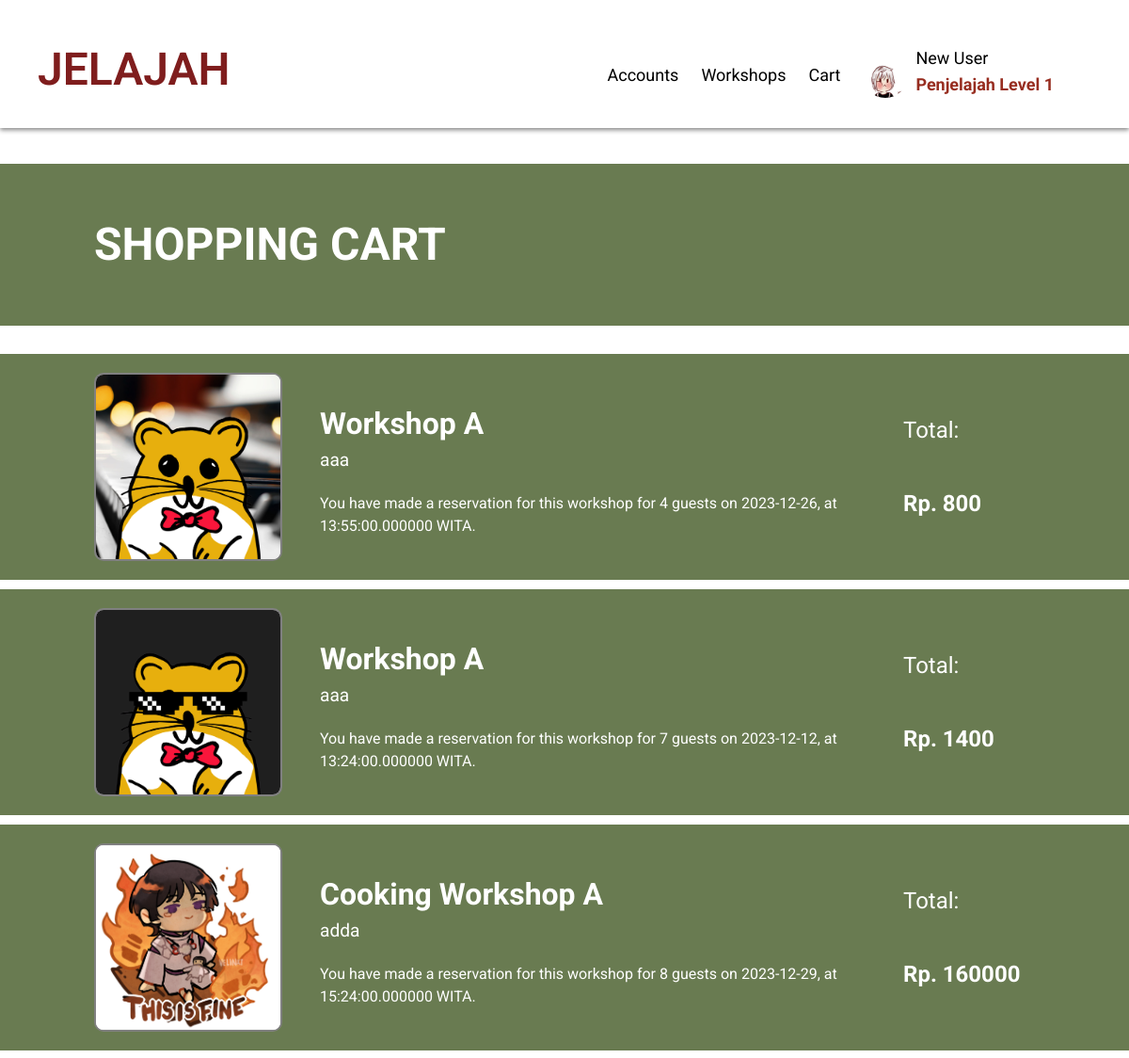
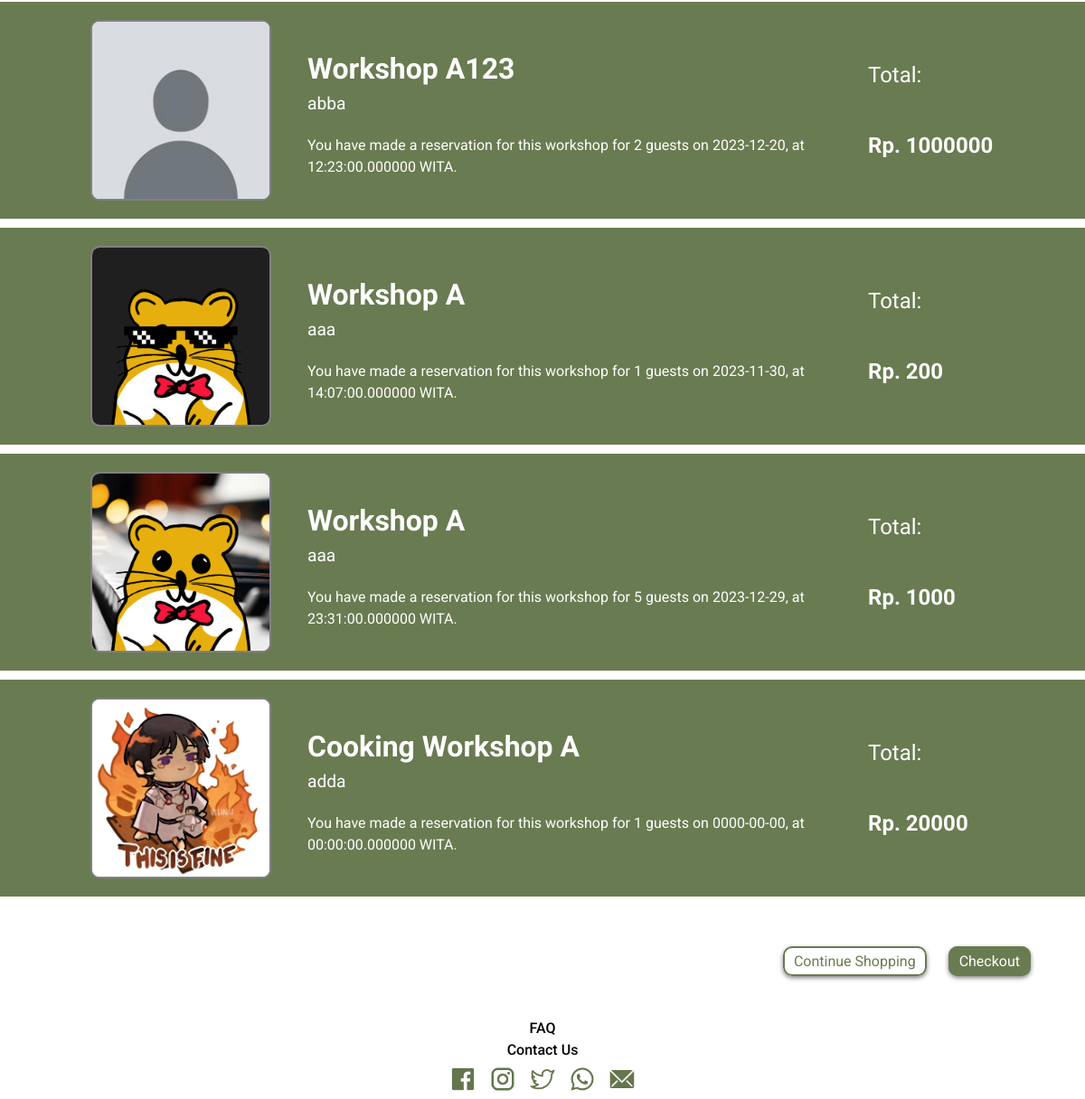
The page /views/cart.php (signed in) on the database its author committed (2 pictures, top to bottom).
### tables this page shows
CREATE TABLE `tb_user` (
  `user_id` int(100) NOT NULL,
  `user_name` varchar(100) NOT NULL,
  `user_pass` varchar(100) NOT NULL,
  `user_gender` varchar(10) NOT NULL,
  `user_dob` date NOT NULL,
  `user_email` varchar(100) NOT NULL,
  `user_phone` varchar(20) NOT NULL,
  `user_addr` varchar(100) NOT NULL,
  `user_image` varchar(100) NOT NULL,
  `user_isActive` varchar(10) NOT NULL
);

CREATE TABLE `tb_user_cart` (
  `user_cart_id` int(11) NOT NULL,
  `user_id` varchar(100) NOT NULL,
  `workshop_id` varchar(100) NOT NULL,
  `cart_guests` int(5) NOT NULL,
  `cart_time` time(6) NOT NULL,
  `cart_date` date NOT NULL
);

CREATE TABLE `tb_workshop_images` (
  `workshop_id` int(100) NOT NULL,
  `workshop_image` varchar(100) NOT NULL,
  `workshop_image_id` int(100) NOT NULL
);

CREATE TABLE `tb_workshop` (
  `workshop_id` int(100) NOT NULL,
  `workshop_name` varchar(100) NOT NULL,
  `workshop_addr` varchar(100) NOT NULL,
  `workshop_duration` int(10) NOT NULL,
  `workshop_date` date NOT NULL,
  `workshop_time` time(6) NOT NULL,
  `workshop_desc_l` varchar(500) NOT NULL,
  `workshop_desc_g` varchar(500) NOT NULL,
  `workshop_price` int(20) NOT NULL,
  `workshop_isActive` varchar(10) NOT NULL,
  `workshop_type` varchar(10) NOT NULL
);

### views/partials/get-user-data.php (called while the page is built, shortened)
<?php
if(isset($_SESSION['active-user']) && $_SESSION['active-user'] != ""){
    $get_active_user_email = $_SESSION['active-user'];
    $get_user_info_sql = "SELECT tb_user.* FROM tb_user WHERE user_email = ?;";
    $get_user_info_stmt = mysqli_stmt_init($conn);
    if(!mysqli_stmt_prepare($get_user_info_stmt, $get_user_info_sql)){
        $_SESSION['user-login'] = "<p style='color: red;'>Something Went Wrong.</p>";
        $_SESSION['active-user'] = "";
        unset($_SESSION['active-user']);
        include('logout.php');
        echo "<script type='text/javascript'>window.location.href='login.php';</script>";
        die();
    }else{
        mysqli_stmt_bind_param($get_user_info_stmt, "s", $get_active_user_email);
        mysqli_stmt_execute($get_user_info_stmt);
        $get_user_info_res = mysqli_stmt_get_result($get_user_info_stmt);
        $get_user_info_row = mysqli_fetch_assoc($get_user_info_res);
        $get_user_info_user_id = $get_user_info_row['user_id'];
    }
}else{
    unset($_SESSION['active-user']);
    include('logout.php');
    echo "<script type='text/javascript'>window.location.href='login.php';</script>";
    die();
}
?>

### views/cart.php (the view, shortened to what this page needs)
<?php
  include('./partials/header-visitor.php');
?>
<!DOCTYPE html>
<html lang="en">
  <head>
    <link rel="stylesheet" href="css/cart-style.css" />
  </head>
  <body>
    <main>
      <section class="title-sect">
        <?php
          include('partials/get-user-data.php');
        ?>
        <h1>SHOPPING CART</h1>
      </section>
      <section class="cart-list-sect">
      <ul>
        <?php
          $get_cart_workshop_sql = "SELECT * FROM tb_user_cart WHERE user_id = '$get_user_info_user_id';";
          $get_cart_workshop_res = mysqli_query($conn, $get_cart_workshop_sql);
          while($get_cart_workshop_row = mysqli_fetch_assoc($get_cart_workshop_res)){
            $cart_workshop_info_workshop_id = $get_cart_workshop_row['workshop_id'];
            $cart_workshop_info_cart_guests = $get_cart_workshop_row['cart_guests'];
            $cart_workshop_info_cart_time = $get_cart_workshop_row['cart_time'];
            $cart_workshop_info_cart_date = $get_cart_workshop_row['cart_date'];
            $get_cart_workshop_workhop_info_sql = "SELECT * FROM tb_workshop
            WHERE workshop_id = '$cart_workshop_info_workshop_id'
            AND workshop_isActive = 'True'
            ;";
            $get_cart_workshop_workhop_info_res = mysqli_query($conn, $get_cart_workshop_workhop_info_sql);
            $get_cart_workshop_workhop_info_row = mysqli_fetch_assoc($get_cart_workshop_workhop_info_res);
            $cart_workshop_info_workshop_name = $get_cart_workshop_workhop_info_row['workshop_name'];
            $cart_workshop_info_workshop_addr = $get_cart_workshop_workhop_info_row['workshop_addr'];
            $cart_workshop_info_workshop_price = $get_cart_workshop_workhop_info_row['workshop_price'];
            $get_cart_workshop_workhop_info_workshop_image_sql = "SELECT * FROM tb_workshop_images
            WHERE workshop_id = '$cart_workshop_info_workshop_id'
            LIMIT 1;";
            $get_cart_workshop_workhop_info_workshop_image_res = mysqli_query($conn, $get_cart_workshop_workhop_info_workshop_image_sql);
            $get_cart_workshop_workhop_info_workshop_image_row = mysqli_fetch_assoc($get_cart_workshop_workhop_info_workshop_image_res);
            $cart_workshop_info_workshop_image = $get_cart_workshop_workhop_info_workshop_image_row['workshop_image'];
            ?>
              <li>
                <div class="w-img-sect">
                  <div class="img-box">
                    <?php
                    if($cart_workshop_info_workshop_image == ""){
                      ?>
                      <img src="../admin//img/user/default-avatar.jpg" alt="" />
                      <?php
                    }else{
                      ?>
                      <img src="../admin/img/workshop/<?php echo $cart_workshop_info_workshop_image;?>" alt="" />
                      <?php
                    }
                    ?>
                  </div>
                </div>
                <div class="w-desc-sect">
                  <h2><?php echo $cart_workshop_info_workshop_name; ?></h2>
                  <p class="w-location"><?php echo $cart_workshop_info_workshop_addr; ?></p>
                  <p class="w-description">
                    You have made a reservation for this workshop for <?php echo $cart_workshop_info_cart_guests; ?> guests on
                    <?php echo $cart_workshop_info_cart_date; ?>, at <?php echo $cart_workshop_info_cart_time; ?> WITA.
                  </p>
                </div>
                <div class="w-price-sect">
                  <p class="total-text">Total:</p>
                  <p class="w-price-text">Rp.
                    <?php
                      $workshop_total_price = $cart_workshop_info_workshop_price * $cart_workshop_info_cart_guests;
                      echo $workshop_total_price;
                    ?>
                  </p>
                </div>
              </li>
            <?php
          }
        ?>
        </ul>
      </section>
      <section class="btn-sect">
        <div class="btn-wrapper">
          <a class="btn-continue-shopping" href="workshops.php">Continue Shopping</a>
          <a class="btn-checkout" href="checkout.php">Checkout</a>
        </div>
      </section>
    </main>
<?php
include('partials/footer.php');
?>

### views/partials/header-visitor.php (shortened to what this page needs)
<?php
include('./dbconn/connection.php');
?>
<?php
if(isset($_SESSION['active-user'])){
    $get_active_user_email = $_SESSION['active-user'];
    $get_user_info_sql = "SELECT tb_user.user_name, tb_user.user_image FROM tb_user WHERE user_email = ?;";
    $get_user_info_stmt = mysqli_stmt_init($conn);
    if(!mysqli_stmt_prepare($get_user_info_stmt, $get_user_info_sql)){
        $_SESSION['user-login'] = "<p style='color: red;'>Something Went Wrong.</p>";
        $_SESSION['active-user'] = "";
        unset($_SESSION['active-user']);
        include('logout.php');
        echo "<script type='text/javascript'>window.location.href='login.php';</script>";
        die();
    }else{
        mysqli_stmt_bind_param($get_user_info_stmt, "s", $get_active_user_email);
        mysqli_stmt_execute($get_user_info_stmt);
        $get_user_info_res = mysqli_stmt_get_result($get_user_info_stmt);
        $get_user_info_row = mysqli_fetch_assoc($get_user_info_res);
        $get_user_info_user_name = $get_user_info_row['user_name'];
        $get_user_info_user_image = $get_user_info_row['user_image'];
    }
}
?>
<!DOCTYPE html>
<html lang="en">
<head>
    <link href="https://cdn.jsdelivr.net/npm/tailwindcss@2.2.15/dist/tailwind.min.css" rel="stylesheet">
    <link rel="stylesheet" href="css/styles.css">
    <link rel="stylesheet" href="css/workshop-page-style.css">
</head>
<body class="font-sans relative">
    <?php if(isset($_SESSION['active-user']))
    {
        ?>
        <header id="site-header" style="box-shadow: 0 2px 5px gray;" class="fixed top-0 left-0 right-0 bg-white text-black py-8 flex justify-between items-center px-10 mb-8 z-50">
            <a href="./home.php"><div><h1 class="text-red-900 font-inter font-semibold text-3xl md:text-4xl lg:text-5xl xl:text-6xl mt-3" >JELAJAH</h1></div></a>
            <nav class="ml-4 mr-10 mt-4 flex items-center">
                <ul class="flex space-x-6 items-center">
                    <li class="relative mt-2" id="acc-management-nav">
                        <p class="accounts-btn-navbar text-base md:text-lg hover:text-gray-400">Accounts</p>
                    </li>
                    <li class="mt-2">
                    <a href="workshops.php" class="text-base md:text-lg hover:text-gray-400">Workshops</a></li>
                    <li class="mt-2"><a href="../views/cart.php" class="text-base md:text-lg hover:text-gray-400">Cart</a></li>
                    <li class="flex items-center">
                        <?php
                        if($get_user_info_user_image == ""){
                            ?>
                            <img src="../admin/img/user/default-avatar.jpg" alt="Profile Picture" class="mt-2 w-12 h-12 rounded-full mr-2">
                            <?php
                        }else{
                            ?>
                            <img src="../admin/img/user/<?php echo $get_user_info_user_image;?>" alt="Profile Picture" class="mt-2 w-12 h-12 rounded-full mr-2">
                            <?php
                        }
                        ?>
                        <a href="acc-personal-info.php" class="text-base md:text-lg hover:text-gray-400">
                            <div>
                            <?php echo $get_user_info_user_name;?>
                                <br>
                                <p style="color: #972d20; font-weight: bold;">Penjelajah Level 1</p>
                            </div>
                        </a>
                    </li>
                </ul>
            </nav>
        </header>
        <?php
    }
    ?>

### views/partials/footer.php
    <div class = "footer">
        <div>
            <h1> <a href = ""> FAQ</a> </h1>
        </div>
        <div>
            <h1> <a href = ""> Contact Us </a> </h1>
        </div>
        <div>
            <button  class = "socials" type = "button" >
                <img class = "socmed" src = "../views/img/workshops-page/facebook_green.png">
            </button>
            <button class = "socials" type = "button">
                <img class = "socmed" src = "../views/img/workshops-page/instagram_gree.png">
            </button>
            <button class = "socials" type = "button">
                <img class = "socmed" src = "../views/img/workshops-page/twitter_green.png">
            </button>
            <button class = "socials" type = "button">
                <img class = "socmed" src = "../views/img/workshops-page/whatsapp_green.png">
            </button>
            <button class = "socials" type = "button">
                <img class = "socmed" src = "../views/img/workshops-page/email_green.png">
            </button>
        </div>
    </div>
</body>
</html>

### views/css/workshop-page-style.css (style rules this page uses)
body, header { font-family: 'Roboto', sans-serif !important; margin: 0 !important; width: 100% !important; font-size: 16px !important; }
::placeholder { color: black; font-size: 20px; }
.footer { text-align: center; }
.footer h1 { color: black; font-weight: 500; }
.footer a { text-decoration: none; color: black; }
.socials { background: none; border: none; outline: none; padding: 0; margin: 5px; }
.socmed { width: 30px; height: 30px; }

### views/css/cart-style.css (style rules this page uses)
html { font-size: 16px; padding: 0; display: flex; flex-direction: column; font-family: system-ui, -apple-system, BlinkMacSystemFont, 'Segoe UI', Roboto, Oxygen, Ubuntu, Cantarell, 'Open Sans', 'Helvetica Neue', sans-serif; }
* { margin: 0; padding: 0; list-style: none; }
body { display: flex; flex-direction: column; padding: 0; margin: 0; }
a { text-decoration: none; color: black; }
main { margin: 150px 0 0 0; }
.title-sect { background-color: #697b51; color: white; padding: 50px; font-size: 1.6rem; }
.cart-list-sect { margin: 30px 0 0 0; }
.cart-list-sect>ul>li { display: flex; color: white; background-color: #697b51; margin: 10px 0 10px 0; padding: 20px 50px 20px 50px; }
.w-img-sect { display: flex; width: 20%; margin: 0 10px 0 0; justify-content: flex-start; align-items: center; }
.img-box { background-color: white; display: flex; height: 100px; width: 200px; justify-content: center; align-items: center; overflow: hidden; border-radius: 10px; border: solid grey 2px; }
.img-box>img { width: 100%; }
.w-desc-sect { display: flex; width: 60%; margin: 0; padding: 0 20px 0 0; flex-direction: column; justify-content: space-evenly; }
.w-desc-sect>h2 { margin: 5px 0 0 0; }
.w-desc-sect>.w-location { position: relative; font-size: 0.9rem; margin: 10px 0 10px 0; line-height: 0; }
.w-desc-sect>.w-description { font-size: 0.7rem; }
.w-price-sect { display: flex; flex-grow: 1; flex-direction: column; justify-content: space-evenly; }
.w-price-text { font-weight: bold; }
.btn-sect { display: flex; padding: 50px; justify-content: center; }
.btn-sect a { border-radius: 10px; margin: 0 10px 0 10px; padding: 5px 10px 5px 10px; box-shadow: 0 2px 5px grey; }
.btn-continue-shopping { transition: background-color 0.5s, color 0.5s, border 0.5s; background-color: white; color: #697b51; border: solid #697b51 2px; }
.btn-checkout { transition: background-color 0.5s, color 0.5s, border 0.5s; background-color: #697b51; border: solid #697b51 2px; color: white; }
@media screen and (min-width: 992px) { .title-sect { font-size: 3rem; font-weight: bold; padding: 50px 100px 50px 100px; } }
@media screen and (min-width: 992px) { .cart-list-sect>ul>li { display: flex; color: white; background-color: #697b51; margin: 10px 0 10px 0; padding: 20px 100px 20px 100px; } }
@media screen and (min-width: 992px) { .w-img-sect { height: 200px; margin: 0 40px 0 0; } }
@media screen and (min-width: 992px) { .img-box { height: 200px; } }
@media screen and (min-width: 992px) { .w-desc-sect>h2 { margin: 5px 0 0 0; font-size: 2rem; font-weight: bold; } }
@media screen and (min-width: 992px) { .w-desc-sect>.w-location { top: -10px; font-size: 1.2rem; margin: 0; line-height: 0; } }
@media screen and (min-width: 992px) { .w-desc-sect>.w-description { font-size: 1.0rem; } }
@media screen and (min-width: 992px) { .w-price-sect { padding: 0 0 0 20px; } }
@media screen and (min-width: 992px) { .total-text { font-size: 1.5rem; } }
@media screen and (min-width: 992px) { .w-price-text { font-weight: bold; font-size: 1.5rem; } }
@media screen and (min-width: 992px) { .btn-sect { justify-content: flex-end; } }

### rows shown on the page
tb_user: user_image (picture), user_name "New User"
tb_user_cart: tb_workshop_images.workshop_image (picture), workshop.workshop_name "Workshop A", workshop.workshop_addr "aaa", cart_guests "4", cart_date "2023-12-26", cart_time "13:55:00.000000", workshop_total_price "800"
tb_user_cart: tb_workshop_images.workshop_image (picture), workshop.workshop_name "Workshop A", workshop.workshop_addr "aaa", cart_guests "7", cart_date "2023-12-12", cart_time "13:24:00.000000", workshop_total_price "1400"
tb_user_cart: tb_workshop_images.workshop_image (picture), workshop.workshop_name "Cooking Workshop A", workshop.workshop_addr "adda", cart_guests "8", cart_date "2023-12-29", cart_time "15:24:00.000000", workshop_total_price "160000"
tb_user_cart: workshop.workshop_name "Workshop A123", workshop.workshop_addr "abba", cart_guests "2", cart_date "2023-12-20", cart_time "12:23:00.000000", workshop_total_price "1000000"
tb_user_cart: tb_workshop_images.workshop_image (picture), workshop.workshop_name "Workshop A", workshop.workshop_addr "aaa", cart_guests "1", cart_date "2023-11-30", cart_time "14:07:00.000000", workshop.workshop_price "200"
tb_user_cart: tb_workshop_images.workshop_image (picture), workshop.workshop_name "Workshop A", workshop.workshop_addr "aaa", cart_guests "5", cart_date "2023-12-29", cart_time "23:31:00.000000", workshop_total_price "1000"
tb_user_cart: tb_workshop_images.workshop_image (picture), workshop.workshop_name "Cooking Workshop A", workshop.workshop_addr "adda", cart_guests "1", cart_date "0000-00-00", cart_time "00:00:00.000000", workshop.workshop_price "20000"
